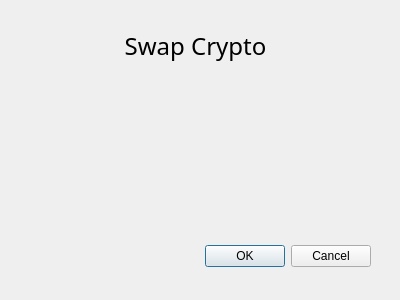
<?xml version="1.0" encoding="UTF-8"?>
<ui version="4.0">
 <class>swap</class>
 <widget class="QDialog" name="swap">
  <property name="geometry">
   <rect>
    <x>0</x>
    <y>0</y>
    <width>400</width>
    <height>300</height>
   </rect>
  </property>
  <property name="windowTitle">
   <string>Dialog</string>
  </property>
  <widget class="QDialogButtonBox" name="buttonBox">
   <property name="geometry">
    <rect>
     <x>30</x>
     <y>240</y>
     <width>341</width>
     <height>32</height>
    </rect>
   </property>
   <property name="orientation">
    <enum>Qt::Horizontal</enum>
   </property>
   <property name="standardButtons">
    <set>QDialogButtonBox::Cancel|QDialogButtonBox::Ok</set>
   </property>
  </widget>
  <widget class="QWidget" name="horizontalLayoutWidget">
   <property name="geometry">
    <rect>
     <x>20</x>
     <y>10</y>
     <width>351</width>
     <height>71</height>
    </rect>
   </property>
   <layout class="QHBoxLayout" name="horizontalLayout">
    <item>
     <widget class="QLabel" name="label">
      <property name="font">
       <font>
        <family>Futura</family>
        <pointsize>18</pointsize>
       </font>
      </property>
      <property name="text">
       <string>Swap Crypto</string>
      </property>
      <property name="alignment">
       <set>Qt::AlignCenter</set>
      </property>
     </widget>
    </item>
   </layout>
  </widget>
 </widget>
 <resources/>
 <connections>
  <connection>
   <sender>buttonBox</sender>
   <signal>accepted()</signal>
   <receiver>swap</receiver>
   <slot>accept()</slot>
   <hints>
    <hint type="sourcelabel">
     <x>248</x>
     <y>254</y>
    </hint>
    <hint type="destinationlabel">
     <x>157</x>
     <y>274</y>
    </hint>
   </hints>
  </connection>
  <connection>
   <sender>buttonBox</sender>
   <signal>rejected()</signal>
   <receiver>swap</receiver>
   <slot>reject()</slot>
   <hints>
    <hint type="sourcelabel">
     <x>316</x>
     <y>260</y>
    </hint>
    <hint type="destinationlabel">
     <x>286</x>
     <y>274</y>
    </hint>
   </hints>
  </connection>
 </connections>
</ui>
